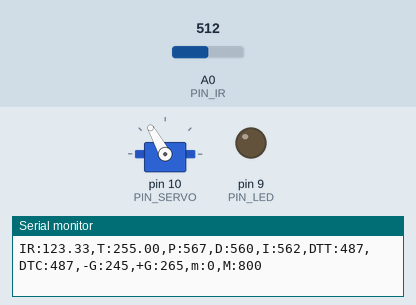
Bench run of a sketch on a simulated Arduino Uno, built with avr-gcc and run on an emulated ATmega328P. On the bench: servo, output pins drawn as LEDs (lit = HIGH), the last lines printed to the serial monitor. The inputs (shaded band) are chosen by the test bench; at power-on: A0 (PIN_IR) = 512.

Above: at 1.2 s.
1.3 s: A0 (PIN_IR) set to 40
At 2.5 s:
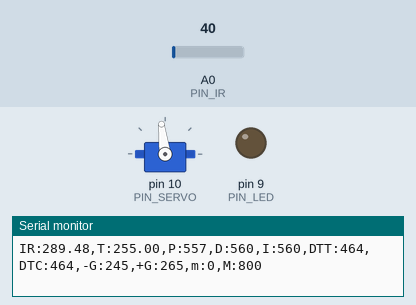
3.3 s: A0 (PIN_IR) set to 511
At 3.58 s:
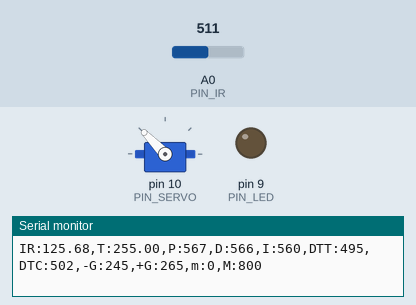
6.3 s: A0 (PIN_IR) set to 122
At 7.9 s:
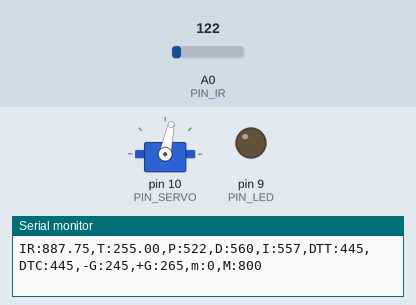
Timing chart, 0 to 9.4 s (numbered marks = the images above; inputs shaded):
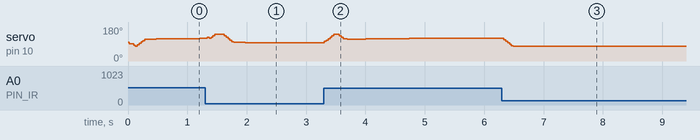

The sketch:

28P14_PID_20203159.ino
```cpp
#include <Servo.h>

/////////////////////////////
// Configurable parameters 값 설정하기!!!!//
/////////////////////////////

// Arduino pin assignment
#define PIN_LED 9
#define PIN_SERVO 10
#define PIN_IR A0

// Framework setting
#define _DIST_TARGET 255
#define _DIST_MIN 10
#define _DIST_MAX 410

// Distance sensor
#define _DIST_ALPHA 0.3  //ema 필터의 alpha 값을 0.3으로 설정

// Servo range
#define _DUTY_MIN 1350    //서보의 가동 최소 각도(0)
#define _DUTY_NEU 1570    //servo neutral position (90 degree)
#define _DUTY_MAX 2000    //서보의 최대 가동 각도(180º)

// Servo speed control
#define _SERVO_ANGLE 30   //레일플레이트가 사용자가 원하는 가동범위를 움직일때, 이를 움직이게 하는 서보모터의 가동범위
#define _SERVO_SPEED 200   //서보 속도

// Event periods
#define _INTERVAL_DIST 20   //Distance Sensing을 20(ms) 마다 실행한다.
#define _INTERVAL_SERVO 20 //서보를 20(ms)마다 조작하기
#define _INTERVAL_SERIAL 100 //시리얼 0.1초 마다 업데이트

// PID parameters
#define _KP 1.2       //비례상수 설정
#define _KD 60
#define _KI 0.01
#define _ITERM_MAX 50

// ir_filter
#define _INTERVAL_DIST 30  // DELAY_MICROS * samples_num^2 의 값이 최종 거리측정 인터벌임. 넉넉하게 30ms 잡음.
#define DELAY_MICROS  1500 // 필터에 넣을 샘플값을 측정하는 딜레이(고정값!)
float ema_dist=0.0;          // EMA 필터에 사용할 변수
float samples_num = 3;     // 스파이크 제거를 위한 부분필터에 샘플을 몇개 측정할 것인지. 3개로 충분함! 가능하면 수정하지 말 것.

//////////////////////
// global variables //
//////////////////////

// Servo instance
Servo myservo;
// Distance sensor
float dist_target; // location to send the ball
float dist_raw, dist_ema;    //실제 거리측정값과 ema필터를 적용한 값을 저장할 변수

// Event periods
unsigned long last_sampling_time_dist, last_sampling_time_servo, last_sampling_time_serial; //거리, 서보, 시리얼에 대한 마지막 샘플링 시간을 나타내는 변수
bool event_dist, event_servo, event_serial; //거리센서, 서보, 시리얼 모니터의 발생을 지시하는 변수

// Servo speed control
int duty_chg_per_interval;    //주기동안 duty 변화량 변수
int duty_target, duty_curr=_DUTY_NEU;    //서보의 목표위치와 서보에 실제로 입력할 위치

// PID variables
float error_curr=0, error_prev=0, control, pterm, dterm, iterm; //비례 제어를 위한 전에 측정한 오차, 새로 측정한 오차 값, 비례항, 적분항, 미분항 변수

void setup() {
// initialize GPIO pins for LED and attach servo
  pinMode(PIN_LED, OUTPUT);
  myservo.attach(PIN_SERVO);
// initialize global variables
  last_sampling_time_dist = last_sampling_time_servo = last_sampling_time_serial = 0;
  event_dist = event_servo = event_serial = false;
  dist_target = _DIST_TARGET; //목표지점 변수 초기화

  pterm = iterm = dterm = 0;

// move servo to neutral position
  myservo.writeMicroseconds(_DUTY_NEU); //서보를 중간으로 이동
// initialize serial port
  Serial.begin(57600);
// convert angle speed into duty change per interval.
  duty_chg_per_interval = int((_DUTY_MAX - _DUTY_MIN) * (_SERVO_SPEED /  _SERVO_ANGLE) * (float(_INTERVAL_SERVO) / 1000.0));   //서보의 각속도를 원하는 Angle로 나누어 interval을 설정한다.
}


void loop() {
/////////////////////
// Event generator //
/////////////////////
  unsigned long time_curr = millis();
  if(time_curr >= last_sampling_time_dist + _INTERVAL_DIST) {
        last_sampling_time_dist += _INTERVAL_DIST;
        event_dist = true;
  }
  if(time_curr >= last_sampling_time_servo + _INTERVAL_SERVO) {
        last_sampling_time_servo += _INTERVAL_SERVO;
        event_servo = true;
  }
  if(time_curr >= last_sampling_time_serial + _INTERVAL_SERIAL) {
        last_sampling_time_serial += _INTERVAL_SERIAL;
        event_serial = true;
  }


////////////////////
// Event handlers //
////////////////////

  if(event_dist) {
    event_dist = false;
  // get a distance reading from the distance sensor
    dist_raw = ir_distance_filtered();  //적외선 선세로 측정한 값에 필터를 적용한 값
    //dist_raw = filtered_ir_distance();

  // PID control logic
    error_curr = _DIST_TARGET - dist_raw; //목표값 에서 현재값을 뺀 값이 오차값
    pterm = _KP * error_curr;
    dterm = _KD * (error_curr - error_prev);
    iterm += _KI * error_curr;
    if(iterm > _ITERM_MAX) iterm = _ITERM_MAX;
    if(iterm < -_ITERM_MAX) iterm = -_ITERM_MAX;
    control = pterm + dterm + iterm;

  // duty_target = f(duty_neutral, control)
    duty_target = (float)_DUTY_NEU + control;

//    if(control <= 0) duty_target = (float)(_DUTY_NEU-_DUTY_MIN)/(0-(225-410)) * control + (float)_DUTY_NEU;
//    else duty_target = (float)(_DUTY_MAX-_DUTY_NEU)/((225-10)-0) * control + (float)_DUTY_NEU;

  // keep duty_target value within the range of [_DUTY_MIN, _DUTY_MAX]
    if (duty_target < _DUTY_MIN) duty_target = _DUTY_MIN;
    if (duty_target > _DUTY_MAX) duty_target = _DUTY_MAX; // duty_target > _DUTY_MAX 일 때 duty_target 를 _DUTY_MAX 로 고정

    error_prev = error_curr;
  }

  if(event_servo) {
    event_servo = false;
    // adjust duty_curr toward duty_target by duty_chg_per_interval
    if(duty_target > duty_curr) {
      duty_curr += duty_chg_per_interval;
      if(duty_curr > duty_target) duty_curr = duty_target;
    }
    else {
      duty_curr -= duty_chg_per_interval;
      if(duty_curr < duty_target) duty_curr = duty_target;
    }       //서보가 현재위치에서 목표위치에 도달할 때까지 duty_chg_per_interval값 마다 움직임(duty_curr에 duty_chg_per_interval값 더하고 빼줌)

    // update servo position
    myservo.writeMicroseconds(duty_curr);   //위에서 바뀐 현재위치 값을 갱신
  }

  if(event_serial) {
    event_serial = false;
    Serial.print("IR:");
    Serial.print(dist_raw);
    Serial.print(",T:");
    Serial.print(dist_target);
    Serial.print(",P:");
    Serial.print(map(pterm,-1000,1000,510,610));
    Serial.print(",D:");
    Serial.print(map(dterm,-1000,1000,510,610));
    Serial.print(",I:");
    Serial.print(map(iterm,-1000,1000,510,610));
    Serial.print(",DTT:");
    Serial.print(map(duty_target,1000,2000,410,510));
    Serial.print(",DTC:");
    Serial.print(map(duty_curr,1000,2000,410,510));
    Serial.println(",-G:245,+G:265,m:0,M:800");
  }
}

float ir_distance(void){ // return value unit: mm
  float val;
  float volt = float(analogRead(PIN_IR));
  val = ((6762.0/(volt-9.0))-4.0) * 10.0;
  return val;
}

const float coE[] = {-0.0000050, 0.0052295, 0.1008480, 71.3854721};

float ir_distance_filtered(void){ // return value unit: mm
  float val = filtered_ir_distance();
//  if(val <= _dist_[1]) return 50.0/(_dist_[1]-_dist_[0])*val + 100.0 - 50.0/(_dist_[1]-_dist_[0])*_dist_[0];
//  else if(val <= _dist_[2]) return 50.0/(_dist_[2]-_dist_[1])*val + 150.0 - 50.0/(_dist_[2]-_dist_[1])*_dist_[1];
//  else if(val <= _dist_[3]) return 50.0/(_dist_[3]-_dist_[2])*val + 200.0 - 50.0/(_dist_[3]-_dist_[2])*_dist_[2];
//  else if(val <= _dist_[4]) return 50.0/(_dist_[4]-_dist_[3])*val + 250.0 - 50.0/(_dist_[4]-_dist_[3])*_dist_[3];
//  else if(val <= _dist_[5]) return 50.0/(_dist_[5]-_dist_[4])*val + 300.0 - 50.0/(_dist_[5]-_dist_[4])*_dist_[4];
//  else return 50.0/(_dist_[6]-_dist_[5])*val + 350.0 - 50.0/(_dist_[6]-_dist_[5])*_dist_[5];
//  return val;
  float x = filtered_ir_distance();
  return coE[0] * pow(x, 3) + coE[1] * pow(x, 2) + coE[2] * x + coE[3];
}

float under_noise_filter(void){ // 아래로 떨어지는 형태의 스파이크를 제거해주는 필터
  float currReading;
  float largestReading = 0.0;
  for (int i = 0; i < samples_num; i++) {
    currReading = ir_distance();
    if (currReading > largestReading) { largestReading = currReading; }
    // Delay a short time before taking another reading
    delayMicroseconds(DELAY_MICROS);
  }
  return largestReading;
}

float filtered_ir_distance(void){ // 아래로 떨어지는 형태의 스파이크를 제거 후, 위로 치솟는 스파이크를 제거하고 EMA필터를 적용함.
  // under_noise_filter를 통과한 값을 upper_nosie_filter에 넣어 최종 값이 나옴.
  float currReading;
  float lowestReading = 1024.0;
  for (int i = 0; i < samples_num; i++) {
    currReading = under_noise_filter();
    if (currReading < lowestReading) { lowestReading = currReading; }
  }
  // eam 필터 추가
  ema_dist = _DIST_ALPHA*lowestReading + (1.0-_DIST_ALPHA)*ema_dist;
  return ema_dist;
}
```

Measured:
- after the input at 6.3 s, servo on pin 10 (PIN_SERVO): 120° → 78° at once
